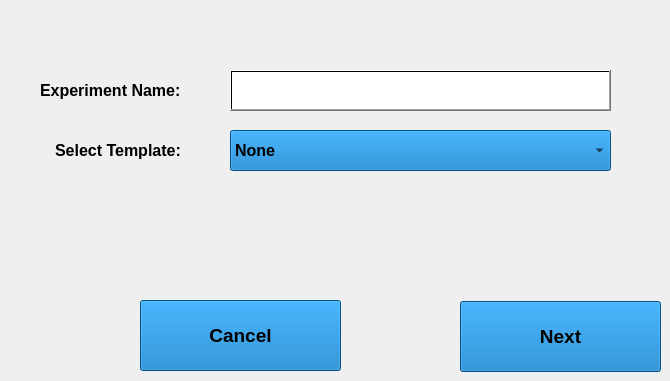
    <widget class="QWidget" name="page_2">
     <widget class="QLabel" name="label">
      <property name="geometry">
       <rect>
        <x>40</x>
        <y>80</y>
        <width>181</width>
        <height>21</height>
       </rect>
      </property>
      <property name="font">
       <font>
        <pointsize>12</pointsize>
        <weight>75</weight>
        <bold>true</bold>
       </font>
      </property>
      <property name="styleSheet">
       <string notr="true"/>
      </property>
      <property name="text">
       <string>Experiment Name:</string>
      </property>
     </widget>
     <widget class="QComboBox" name="comboBox">
      <property name="geometry">
       <rect>
        <x>230</x>
        <y>130</y>
        <width>381</width>
        <height>41</height>
       </rect>
      </property>
      <property name="font">
       <font>
        <pointsize>12</pointsize>
        <weight>75</weight>
        <bold>true</bold>
       </font>
      </property>
      <property name="styleSheet">
       <string notr="true">background:rgb(1, 114, 192);
color:rgb(0, 0, 0);</string>
      </property>
      <item>
       <property name="text">
        <string>None</string>
       </property>
      </item>
     </widget>
     <widget class="QLineEdit" name="lineEdit">
      <property name="geometry">
       <rect>
        <x>230</x>
        <y>70</y>
        <width>381</width>
        <height>41</height>
       </rect>
      </property>
      <property name="font">
       <font>
        <pointsize>12</pointsize>
       </font>
      </property>
      <property name="styleSheet">
       <string notr="true">background:rgb(255, 255, 255)</string>
      </property>
      <property name="text">
       <string/>
      </property>
     </widget>
     <widget class="QLabel" name="label_2">
      <property name="geometry">
       <rect>
        <x>55</x>
        <y>140</y>
        <width>161</width>
        <height>20</height>
       </rect>
      </property>
      <property name="font">
       <font>
        <pointsize>12</pointsize>
        <weight>75</weight>
        <bold>true</bold>
       </font>
      </property>
      <property name="styleSheet">
       <string notr="true"/>
      </property>
      <property name="text">
       <string>Select Template:</string>
      </property>
     </widget>
     <widget class="QToolButton" name="toolButton_25">
      <property name="geometry">
       <rect>
        <x>460</x>
        <y>301</y>
        <width>201</width>
        <height>71</height>
       </rect>
      </property>
      <property name="font">
       <font>
        <pointsize>14</pointsize>
        <weight>75</weight>
        <bold>true</bold>
       </font>
      </property>
      <property name="styleSheet">
       <string notr="true">background:rgb(1, 114, 192);
color:rgb(0,0,0);</string>
      </property>
      <property name="text">
       <string>Next</string>
      </property>
     </widget>
     <widget class="QToolButton" name="toolButton_26">
      <property name="geometry">
       <rect>
        <x>140</x>
        <y>300</y>
        <width>201</width>
        <height>71</height>
       </rect>
      </property>
      <property name="font">
       <font>
        <pointsize>14</pointsize>
        <weight>75</weight>
        <bold>true</bold>
       </font>
      </property>
      <property name="styleSheet">
       <string notr="true">background:rgb(1, 114, 192);
color:rgb(0,0,0);</string>
      </property>
      <property name="text">
       <string>Cancel</string>
      </property>
     </widget>
     <widget class="QPushButton" name="pushButton_110">
      <property name="geometry">
       <rect>
        <x>230</x>
        <y>70</y>
        <width>381</width>
        <height>41</height>
       </rect>
      </property>
      <property name="font">
       <font>
        <pointsize>12</pointsize>
        <weight>75</weight>
        <bold>true</bold>
       </font>
      </property>
      <property name="styleSheet">
       <string notr="true">background:qlineargradient(spread:pad, x1:0, y1:0, x2:1, y2:0, stop:0 rgba(0, 0, 0, 0), stop:1 rgba(0,0,0,0))
</string>
      </property>
      <property name="text">
       <string/>
      </property>
     </widget>
     <zorder>label</zorder>
     <zorder>lineEdit</zorder>
     <zorder>label_2</zorder>
     <zorder>toolButton_25</zorder>
     <zorder>toolButton_26</zorder>
     <zorder>comboBox</zorder>
     <zorder>pushButton_110</zorder>
    </widget>
